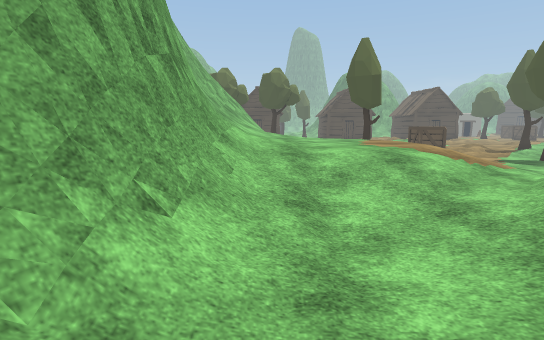
view 1 (above)

17 first-person views from a walk through a 3-D level made in the Unity game engine. The camera is 1.2 m above the floor, tilts 8° down and sees 80° across. The floor is counted in squares, 1 m on a side. Each view is taken from the middle of a square. On the plan, view 1 faces up. The plan holds only what a view shows up to about 14 squares ahead; the rest is blank. The place goes on beyond the plan. The player is left out. Some surface patterns are stand-ins.

view 2
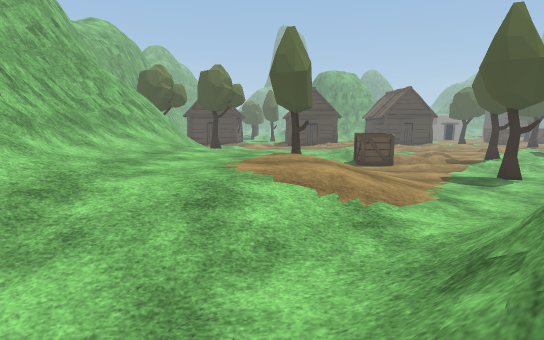

view 3
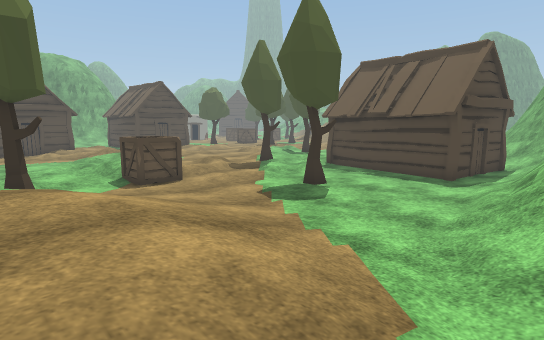

view 4
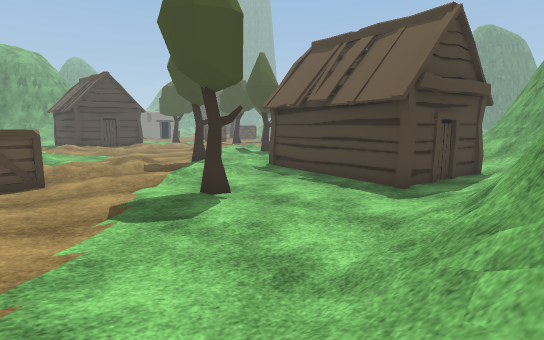

view 5
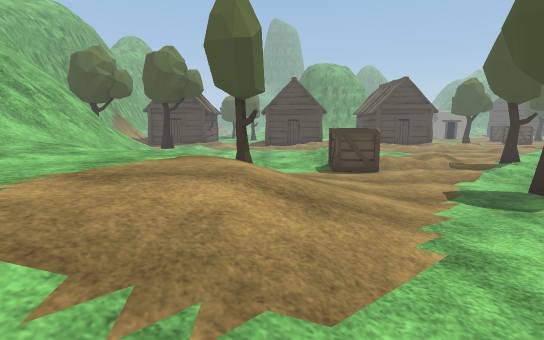

view 6
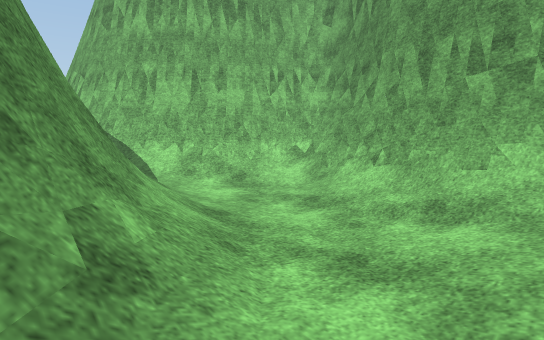

view 7
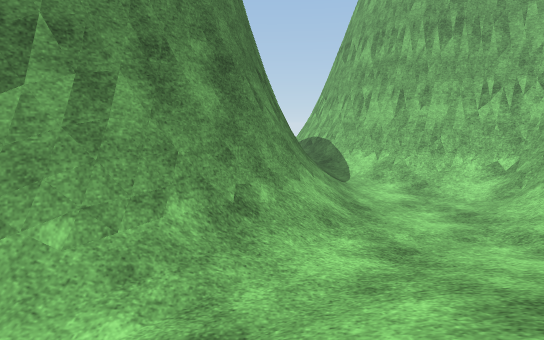

view 8
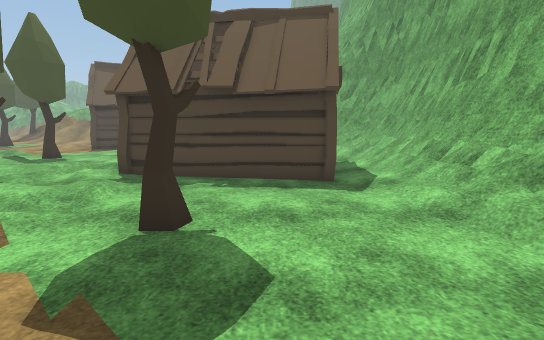

view 9
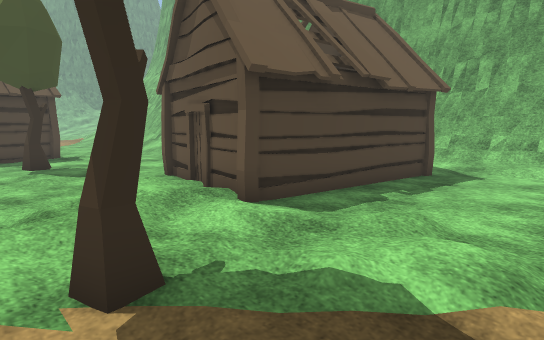

view 10
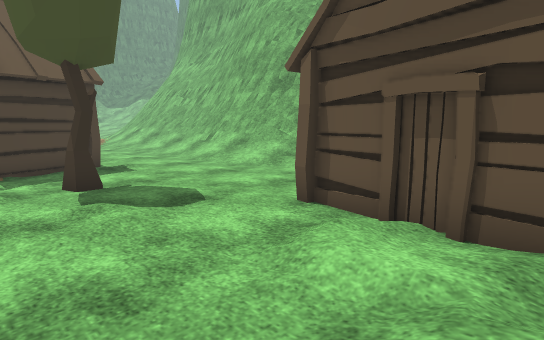

view 11
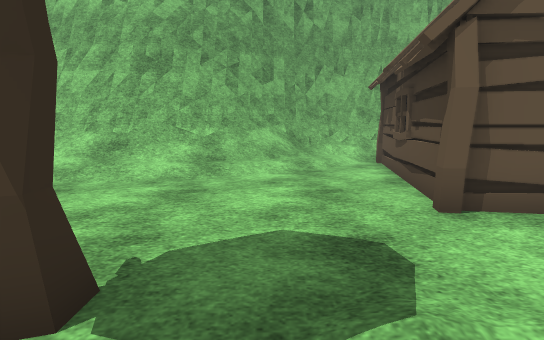

view 12
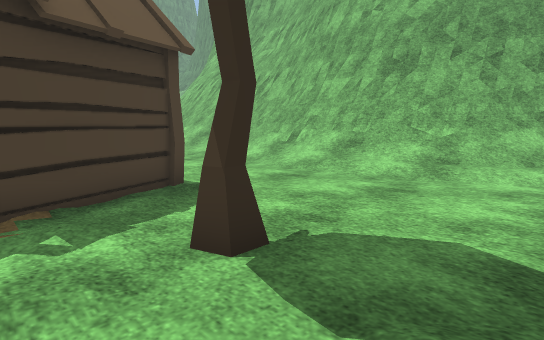

view 13
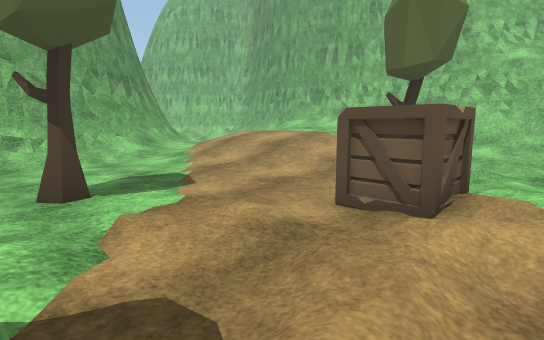

view 14
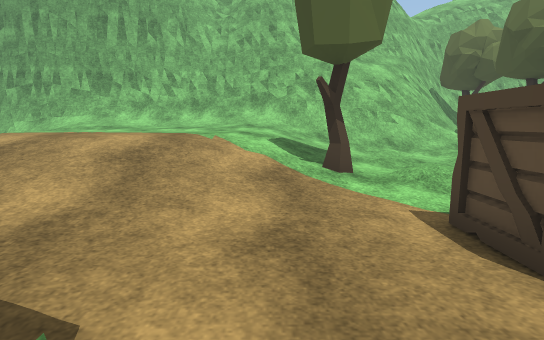

view 15
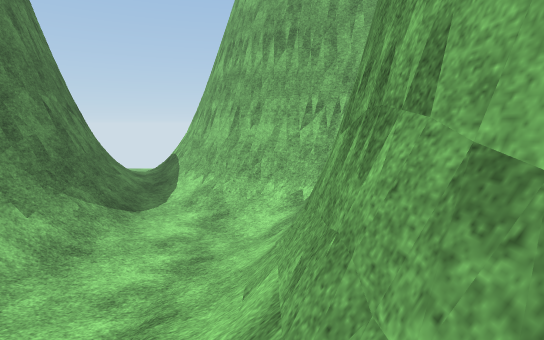

view 16
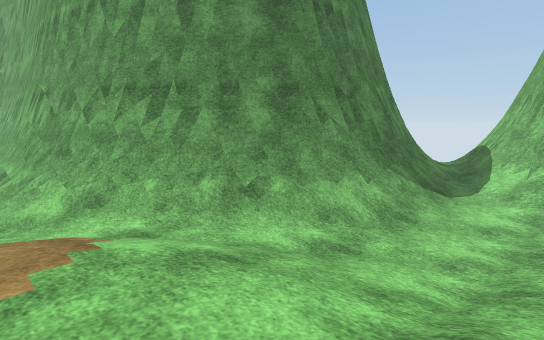

view 17
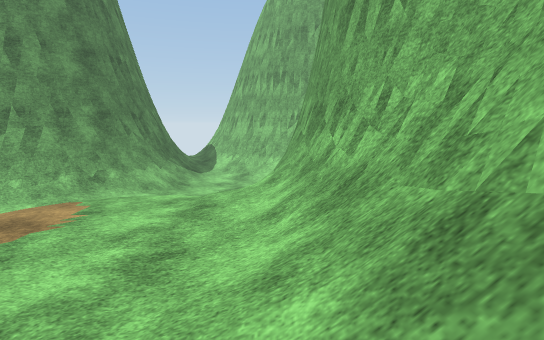

### Floor plan
Key: @ floor where view 1 was taken; # wall or solid block; . main floor; : floor 0.25 m higher than the main floor; + floor 0.5 m higher than the main floor; * floor 0.75 m higher than the main floor; % floor 1 m higher than the main floor; & floor 1.25 m higher than the main floor; / step, stairs or slope; = window, fence, low wall or low ledge; T tree; C crate; H hut; O other object.
Columns run from 4 left of view 1 to 30 right of it. Each row starts with its distance up from view 1.
 21   #=/::. /::/+:..//:::/:......::H
 20   #=/+://:::/C/::/..T/:........:H
 19  ##=//::://.CCC.....:.:......TT.HH
 18  ##=//+/:T:..C.::.:::::::........H
 17  ##///*//T::....::::.HHHHH......:..
 16  #=/&%%%///::........H   H.........
 15  #=/&&%%%///:....T...H   H.........
 14 ###/&%%%%%/+::...T...H   H.....////
 13 ###/&%%%%%*/::.......H   H../://///
 12 ##=/&%%%%%*+::.......H   H.//OO=###
 11  #=/&%%%%%*/::......HHHHHH///#####
 10  ##/&%%%%%//::..///:/://///=###
  9   #/&%%%%//+://#=========####
  8   #=/%%%//++/=#############
  7   #=//*+/+//####
  6   #=//::://###
  5   #=/::::/##
  4   #=/..:/##
  3   #/:..//##
  2  ##/..:/=#
  1  #=/:.:/=#
  0  #==@/:/##
 -1  ####=//=#
 -2    ###=//#
 -3      ##//#
 -4      ##=*
 -5       ##/

Where each view was taken, in squares from view 1:
view 1: 0 up, 0 right, facing up
view 2: 3 up, 4 right, facing up
view 3: 8 up, 4 right, facing up-right
view 4: 8 up, 8 right, facing up-right
view 5: 7 up, 6 right, facing up
view 6: 7 up, 6 right, facing down-left
view 7: 10 up, 5 right, facing down
view 8: 13 up, 8 right, facing right
view 9: 21 up, 13 right, facing down-right
view 10: 21 up, 18 right, facing down-right
view 11: 21 up, 24 right, facing down
view 12: 21 up, 23 right, facing down-right
view 13: 21 up, 14 right, facing down-left
view 14: 16 up, 12 right, facing left
view 15: 9 up, 1 left, facing down
view 16: 10 up, 0 right, facing down-right
view 17: 17 up, 1 left, facing down
